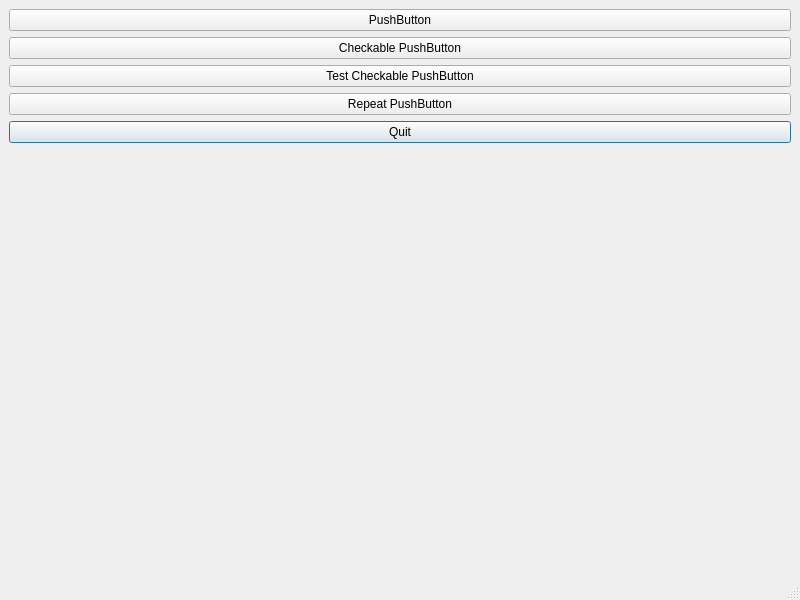
<?xml version="1.0" encoding="UTF-8"?>
<ui version="4.0">
 <class>MainWindow</class>
 <widget class="QMainWindow" name="MainWindow">
  <property name="geometry">
   <rect>
    <x>0</x>
    <y>0</y>
    <width>800</width>
    <height>600</height>
   </rect>
  </property>
  <property name="windowTitle">
   <string>MainWindow</string>
  </property>
  <widget class="QWidget" name="centralwidget">
   <layout class="QGridLayout" name="gridLayout">
    <item row="0" column="0">
     <layout class="QVBoxLayout" name="verticalLayout">
      <item>
       <widget class="QPushButton" name="pushButton">
        <property name="text">
         <string>PushButton</string>
        </property>
       </widget>
      </item>
      <item>
       <widget class="QPushButton" name="checkablePushButton">
        <property name="text">
         <string>Checkable PushButton</string>
        </property>
        <property name="checkable">
         <bool>true</bool>
        </property>
        <property name="checked">
         <bool>false</bool>
        </property>
       </widget>
      </item>
      <item>
       <widget class="QPushButton" name="testCheckablePushButton">
        <property name="text">
         <string>Test Checkable PushButton</string>
        </property>
       </widget>
      </item>
      <item>
       <widget class="QPushButton" name="repeatPushButton">
        <property name="text">
         <string>Repeat PushButton</string>
        </property>
        <property name="autoRepeat">
         <bool>true</bool>
        </property>
       </widget>
      </item>
      <item>
       <widget class="QPushButton" name="quitPushButton">
        <property name="cursor">
         <cursorShape>CrossCursor</cursorShape>
        </property>
        <property name="text">
         <string>Quit</string>
        </property>
        <property name="default">
         <bool>true</bool>
        </property>
       </widget>
      </item>
      <item>
       <spacer name="verticalSpacer">
        <property name="orientation">
         <enum>Qt::Vertical</enum>
        </property>
        <property name="sizeHint" stdset="0">
         <size>
          <width>20</width>
          <height>40</height>
         </size>
        </property>
       </spacer>
      </item>
     </layout>
    </item>
   </layout>
  </widget>
  <widget class="QMenuBar" name="menubar">
   <property name="geometry">
    <rect>
     <x>0</x>
     <y>0</y>
     <width>800</width>
     <height>24</height>
    </rect>
   </property>
  </widget>
  <widget class="QStatusBar" name="statusbar"/>
 </widget>
 <resources/>
 <connections/>
</ui>
